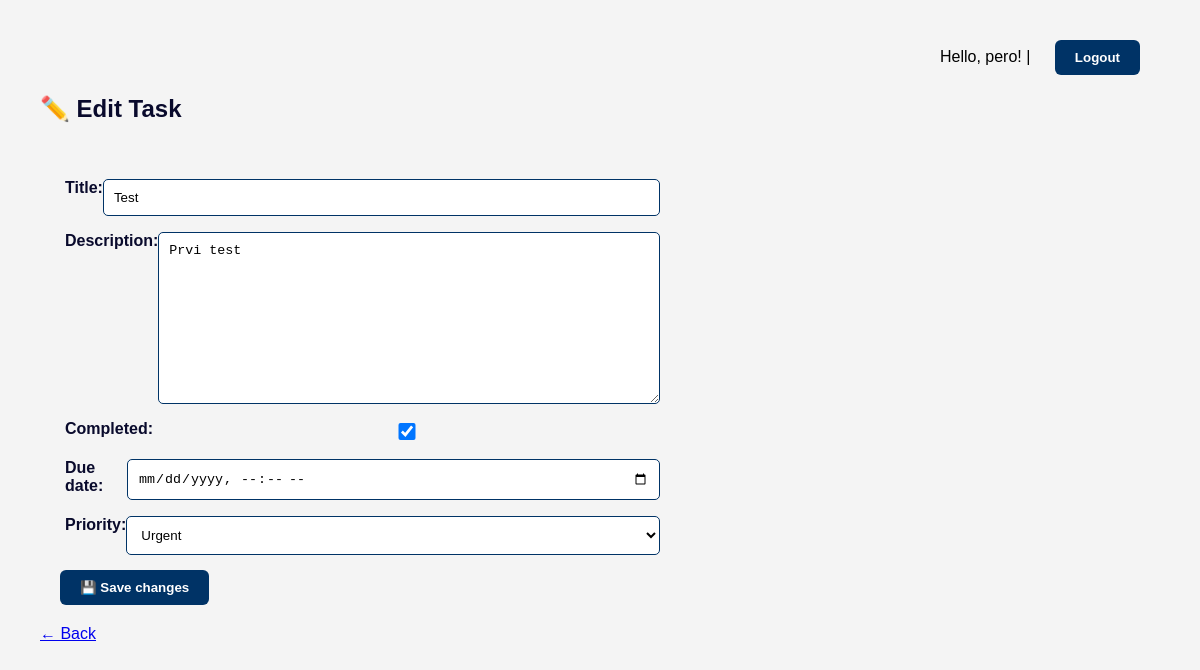
The app's page /edit/1/ (signed in) with its own data.
### tasks/models.py (models this page shows, shortened)
class Task(models.Model):
    title: str = models.CharField(max_length=200)
    description: str = models.TextField(blank=True)
    completed: bool = models.BooleanField(default=False)
    created_at: datetime = models.DateTimeField(auto_now_add=True)
    due_date: datetime = models.DateTimeField(null=True, blank=True)
    choices: list[tuple[str, str]] = [
                                        ('urgent', 'Urgent'),
                                        ('important', 'Important'),
                                        ('later', 'Later'),
                                    ]
    priority: str = models.CharField(max_length=20, choices=choices)
    user: User = models.ForeignKey(User, on_delete=models.CASCADE)

### tasks/views.py (the view)
# urls.py: path('edit/<int:pk>/', views.edit_task, name='edit_task'),
@login_required
def edit_task(request: HttpRequest, pk: int) -> HttpResponse:
    task = get_object_or_404(Task, pk=pk)
    form = TaskForm(request.POST or None, instance=task)
    if form.is_valid():
        form.save()
        return redirect('task_list')
    return render(request, 'tasks/edit_task.html', {'form': form})

### tasks/forms.py
class TaskForm(forms.ModelForm):
    class Meta:
        model = Task
        fields: list[str] = [
            'title',
            'description',
            'completed',
            'due_date',
            'priority'
            ]
        widgets: dict[str, forms.DateTimeInput] = {
            'due_date': forms.DateTimeInput(attrs={'type': 'datetime-local'}),
        }

### tasks/templates/tasks/edit_task.html (shortened to what this page needs)
{% extends 'base.html' %}
{% block content %}
    <h2>✏️ Edit Task</h2>
    <form method="post">
        {{ form.as_p }}
        <button type="submit">💾 Save changes</button>
    </form>
    <a href="{% url 'task_list' %}" class="btn">← Back</a>
{% endblock %}

### tasks/templates/base.html (shortened to what this page needs)
<!DOCTYPE html>
<html lang="hr">
<head>
</head>
<body>
    <div class="nav-right">
    {% if user.is_authenticated %}
        Hello, {{ user.username }}! |
        <form action="{% url 'logout' %}" method="post" style="display:inline;">
            <button type="submit" class="logout-link">Logout</button>
        </form>
    {% else %}
        <a href="{% url 'login' %}">Login</a>
        <a href="{% url 'register' %}">Registeration</a>
    {% endif %}
    </div>
    {% block content %}
    {% endblock %}
</body>
</html>

### tasks/templates/base.html (style rules this page uses)
body { font-family: Arial, sans-serif; margin: 40px; background-color: #f4f4f4; }
.nav-right { text-align: right; margin-bottom: 20px; }
.logout-link { background-color: rgb(9, 10, 44); color: white; padding: 6px 12px; border: none; border-radius: 5px; font-weight: bold; cursor: pointer; }

### tasks/templates/tasks/edit_task.html (style rules this page uses)
h2 { color: #090a2c; font-weight: bold; margin-bottom: 20px; }
form { background-color:transparent; padding: 20px; border-radius: 10px; max-width: 600px; color: white; }
form p { margin-bottom: 15px; }
label { display: block; font-weight: bold; color: #090a2c; margin-bottom: 5px; }
input, select, textarea { width: 100%; padding: 10px; border: 1px solid #003366; border-radius: 5px; background-color: #ffffff; }
button[type="submit"] { background-color: #003366; color: white; padding: 10px 20px; border: none; border-radius: 6px; cursor: pointer; font-weight: bold; transition: background-color 0.3s; }
form p { overflow: hidden; margin-left: 0; padding-left: 0; display: flex; align-items: left; }
form p label { margin-left: 5px; }

### records on screen
Task: title "Test", description "Prvi test", completed "☑", priority "Urgent"

### other values on screen
{{ user.username }} "pero"
